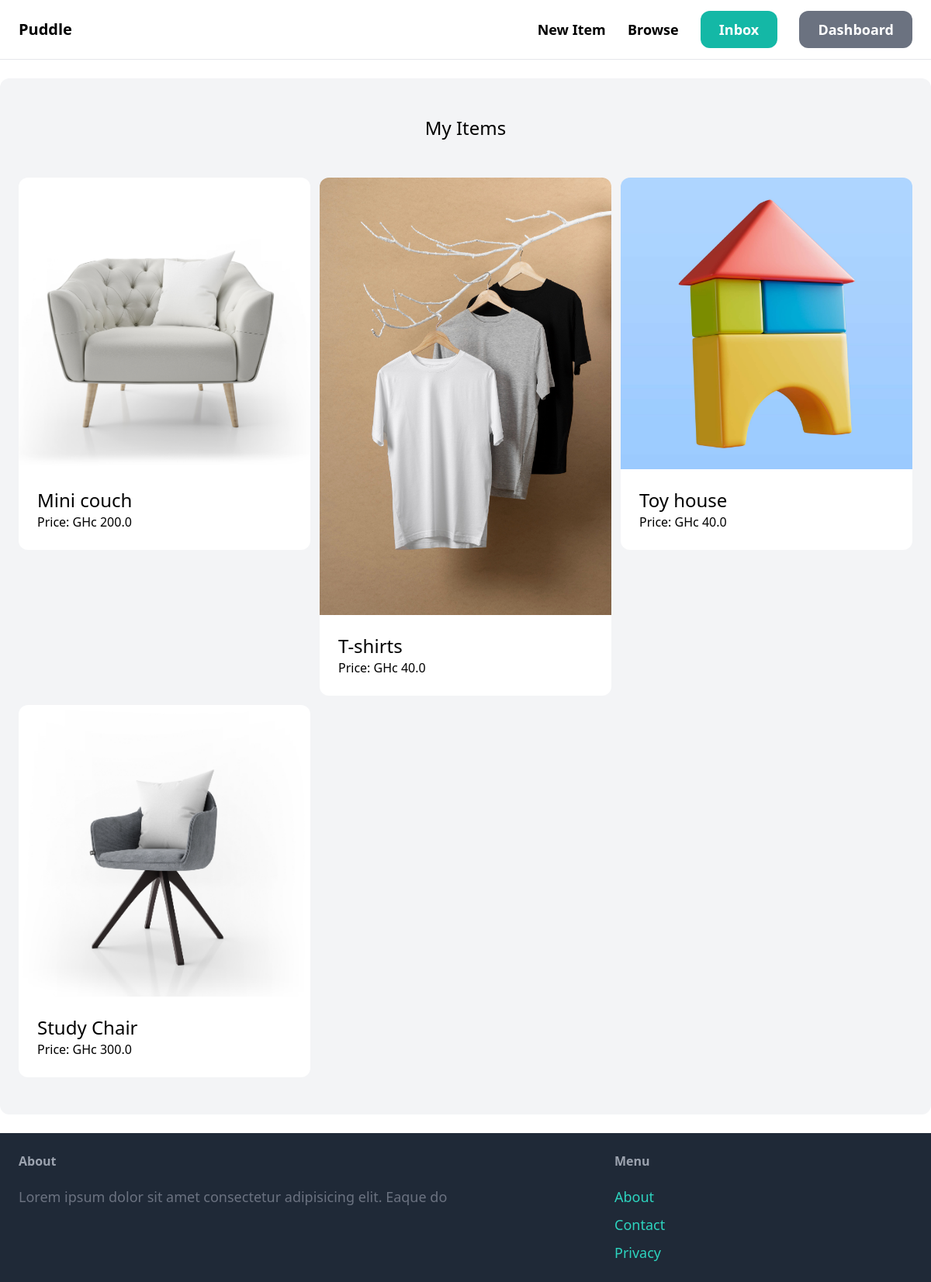
The page /dashboard/ (signed in) on the database its author committed.
### item/models.py (models this page shows, shortened)
class Item(models.Model):
    name = models.CharField(max_length=255)
    category = models.ForeignKey(Category, related_name='items', on_delete=models.CASCADE)
    description = models.TextField(blank=True, null=True)
    price = models.FloatField()
    item_image = models.ImageField(upload_to="item_images", blank=True, null=True)
    is_sold = models.BooleanField()
    created_by = models.ForeignKey(User, related_name='items', on_delete=models.CASCADE)
    created_at = models.DateTimeField(auto_now_add=True)

### dashboard/views.py (the view)
# urls.py: path('', views.Dashboard, name='dashboard'),
def Dashboard(request):
    items = Item.objects.filter(created_by = request.user)
    return render(request, 'dashboard/dashboard.html', {
        "items" : items,
    })

### dashboard/templates/dashboard/dashboard.html (shortened to what this page needs)
{% extends "core/base.html" %}
{% block content %}
    <div class="mt-6 px-6 py-12 bg-gray-100 rounded-xl">
        <h2 class="mb-12 text-2xl text-center">My Items</h2>
        <div class="grid grid-cols-3 gap-3">
            {% for item in items %}
            <div class="aspect-ratio">
                <a href="{% url 'item:detail' item.id %}" class="">
                    <div>
                        <img src="{{ item.item_image.url }}" alt="" class="rounded-t-xl">
                    </div>
                    <div class="p-6 bg-white rounded-b-xl">
                        <h2 class="text-2xl">{{item.name}}</h2>
                        <p text-gray-500>Price: GHc {{item.price}}</p>
                    </div>
                </a>
            </div>
            {% endfor %}
        </div>
    </div>
{% endblock %}

### rows shown on the page
Item: item_image (picture), name "Mini couch", price "200.0"
Item: item_image (picture), name "T-shirts", price "40.0"
Item: item_image (picture), name "Toy house", price "40.0"
Item: item_image (picture), name "Study Chair", price "300.0"
